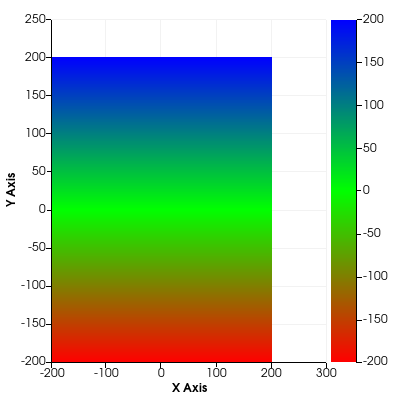

Here is the Python script that generated this plot:
#!/usr/bin/env python
# Demonstrate a 2D histogram chart colored by a specific component of a vector array.

import vtkmodules.vtkInteractionStyle  # noqa: F401
import vtkmodules.vtkRenderingContextOpenGL2  # noqa: F401
import vtkmodules.vtkRenderingOpenGL2  # noqa: F401

from vtkmodules.vtkChartsCore import vtkChartHistogram2D, vtkPlotHistogram2D
from vtkmodules.vtkCommonCore import vtkDoubleArray
from vtkmodules.vtkCommonDataModel import vtkImageData
from vtkmodules.vtkRenderingContext2D import vtkContextActor
from vtkmodules.vtkRenderingCore import (
    vtkColorTransferFunction,
    vtkRenderWindow,
    vtkRenderWindowInteractor,
    vtkRenderer,
)

EXTENT = 200
SIZE = 2 * EXTENT + 1
ARRAY_NAME = "swirl"

# Create image data.
data = vtkImageData()
data.SetExtent(-EXTENT, EXTENT, -EXTENT, EXTENT, 0, 0)

nb_points = data.GetNumberOfPoints()
dims = data.GetDimensions()

# Compute swirl array.
array = vtkDoubleArray()
array.SetName(ARRAY_NAME)
array.SetNumberOfComponents(3)
array.SetNumberOfTuples(nb_points)
for i in range(nb_points):
    ijk = [0, 0, 0]
    ijk[0] = i % dims[0]
    ijk[1] = (i // dims[0]) % dims[1]
    ijk[2] = i // (dims[0] * dims[1])
    array.SetTuple3(i, ijk[0] - EXTENT, ijk[1] - EXTENT, ijk[2])

data.GetPointData().AddArray(array)

# Set up the chart.
chart = vtkChartHistogram2D()
chart.SetInputData(data)

plot = vtkPlotHistogram2D.SafeDownCast(chart.GetPlot(0))
plot.SetArrayName(ARRAY_NAME)

# Set a transfer function for coloring by component (Y).
transfer_function = vtkColorTransferFunction()
transfer_function.AddRGBSegment(-EXTENT, 1.0, 0.0, 0.0, 0.0, 0.0, 1.0, 0.0)
transfer_function.AddRGBSegment(0.0, 0.0, 1.0, 0.0, EXTENT, 0.0, 0.0, 1.0)
transfer_function.Build()
transfer_function.SetVectorModeToComponent()
transfer_function.SetVectorComponent(1)

chart.SetTransferFunction(transfer_function)
chart.RecalculateBounds()

# Context actor and scene wiring.
context_actor = vtkContextActor()
context_actor.GetScene().AddItem(chart)

# Renderer
renderer = vtkRenderer()
renderer.SetBackground(1.0, 1.0, 1.0)
context_actor.GetScene().SetRenderer(renderer)
renderer.AddActor(context_actor)

# Window
render_window = vtkRenderWindow()
render_window.SetSize(SIZE, SIZE)
render_window.SetMultiSamples(0)
render_window.AddRenderer(renderer)
render_window.SetWindowName("histogram2d component")

# Interactor
interactor = vtkRenderWindowInteractor()
interactor.SetRenderWindow(render_window)

interactor.Initialize()
interactor.Start()
